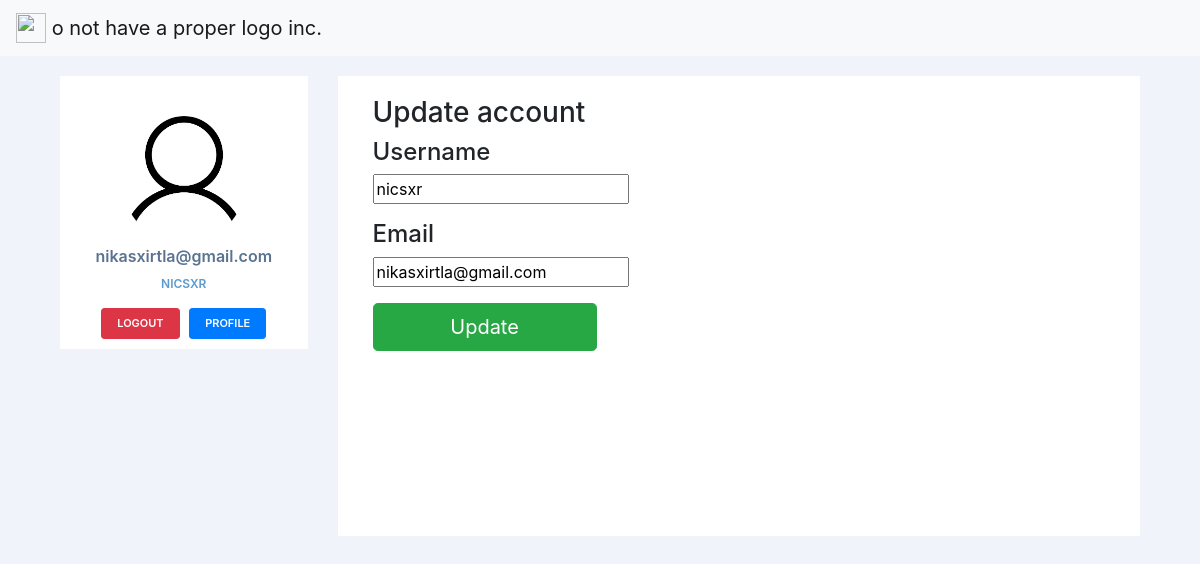
The page /dashboard/profile (signed in) on the database as committed earlier.
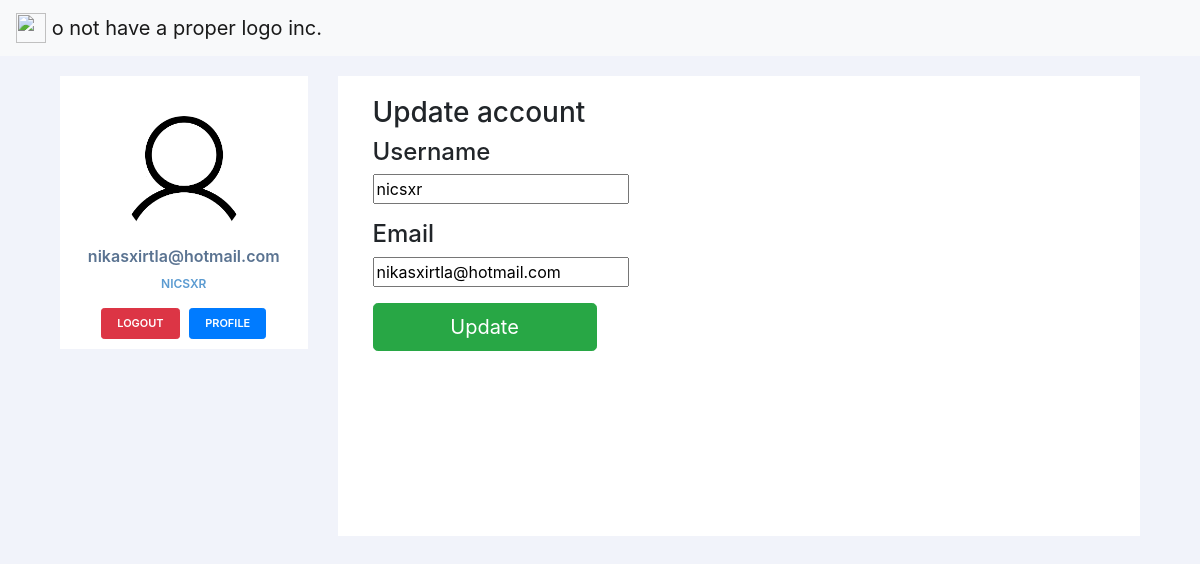
The same page on the database as committed later.
### accounts/models.py (models this page shows, shortened)
class Account(AbstractBaseUser):
	email 					= models.EmailField(verbose_name="email", max_length=60, unique=True)
	username 				= models.CharField(max_length=30, unique=True)
	date_joined				= models.DateTimeField(verbose_name='date joined', auto_now_add=True)
	last_login				= models.DateTimeField(verbose_name='last login', auto_now=True)
	is_admin				= models.BooleanField(default=False)
	is_active				= models.BooleanField(default=True)
	is_staff				= models.BooleanField(default=False)
	is_superuser			= models.BooleanField(default=False)
	card_number 			= models.CharField(default=random_card(10), max_length=10)
	money                   = models.FloatField(default=10)
	USERNAME_FIELD = 'username'
	REQUIRED_FIELDS = ['email']
	objects = MyAccountManager()

### accounts/views.py (the view)
# urls.py: path('dashboard/profile', profile_view),
@login_required
def profile_view(request):
    if request.method == 'POST':
        form = AccountUpdateForm(request.POST, instance=request.user)
        if form.is_valid():
            form.save()
            messages.success(request, 'Account updated succesfully!')
            return redirect('/dashboard')
        else:
            messages.warning(request, 'Something went wrong!')
            return redirect('/dashboard/profile')
    else:
        form = AccountUpdateForm(instance=request.user)
    context = {
        'form': form,
    }
    return render(request, 'dashboard/profile.html', context)

### accounts/forms.py
class AccountUpdateForm(forms.ModelForm):
    email = forms.EmailField()
    class Meta:
        model = User
        fields = ['username', 'email']

### templates/dashboard/profile.html (shortened to what this page needs)
{% extends "dashboard/base.html" %}
{% block content %}
<div class="container">
    <div class="row vertical-offset-100">
    	<div class="col-md-4 col-md-offset-4">
    		<div class="panel panel-default">
			  	<div class="panel-heading">
			    	<h3 class="panel-title">Update account</h3>
			 	</div>
			  	<div class="panel-body">
			    	<form accept-charset="UTF-8" method="POST">
                    <fieldset>
			    	  	<div class="form-group">
                            <h4>Username</h4>
			    		    {{form.username}}
			    		</div>
			    		<div class="form-group">
                            <h4>Email</h4>
			    			{{form.email}}
                        </div>
			    		<input class="btn btn-lg btn-success btn-block" type="submit" value="Update">
			    	</fieldset>
			      	</form>
			    </div>
			</div>
		</div>
    </div>
</div>
{% endblock content %}

### templates/dashboard/base.html (shortened to what this page needs)
{% load static %}
<!doctype html>
<html lang="en">
  <head>
    <link rel="stylesheet" href="https://stackpath.bootstrapcdn.com/bootstrap/4.4.1/css/bootstrap.min.css">
    <link rel="stylesheet" type="text/css" href="{% static 'css/style.css' %}">
  </head>
	<body>
    <nav class="navbar navbar-light bg-light">
      <a class="navbar-brand" href="/dashboard">
        <img src="https://upload.wikimedia.org/wikipedia/commons/thumb/8/82/Discord_black_D.svg/778px-Discord_black_D.svg.png" width="30" height="30" class="d-inline-block align-top" alt="">
        o not have a proper logo inc.
      </a>
    </nav>
    <div class="container">
      <div class="row profile">
          <div class="col-md-3">
              <div class="profile-sidebar">
                  <div class="profile-usertitle">
                      <div class="profile-userpic">
                          <a href='/dashboard'><img src="{% static 'profile_placeholder.png' %}" class="img-responsive" alt=""></a>
                      </div>
                      <div class="profile-usertitle-name">
                          {{user.email}}
                      </div>
                      <div class="profile-usertitle-job">
                          {{user.username}}
                      </div>
                  </div>
                  <div class="profile-userbuttons">
                      <button type="button" class="btn btn-danger btn-sm" onclick="location.href = '/logout';"> Logout </button>
                      <button type="button" class="btn btn-primary btn-sm" onclick="location.href = '/dashboard/profile';">Profile</button>
                  </div>
              </div>
              <br>
          </div>
          <div class="col-md-9">
              <div class="profile-content">
                {% block content %}{% endblock content %}
              </div>
          </div>
      </div>
  </div>
	</body>
</html>

Rows that differ between the two databases and show on the page:
changed Account "NICSXR": email "nikasxirtla@gmail.com" → "nikasxirtla@hotmail.com"
